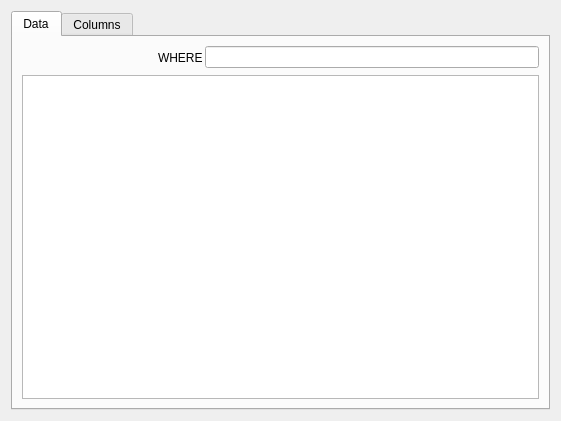
<?xml version="1.0" encoding="UTF-8"?>
<ui version="4.0">
 <class>TableWidget</class>
 <widget class="QWidget" name="TableWidget">
  <property name="geometry">
   <rect>
    <x>0</x>
    <y>0</y>
    <width>561</width>
    <height>421</height>
   </rect>
  </property>
  <layout class="QGridLayout" name="gridLayout_2">
   <item row="0" column="0">
    <widget class="QTabWidget" name="tabWidget">
     <property name="currentIndex">
      <number>0</number>
     </property>
     <widget class="QWidget" name="tab_2">
      <attribute name="title">
       <string>Data</string>
      </attribute>
      <layout class="QGridLayout" name="gridLayout">
       <item row="1" column="0">
        <widget class="ResultViewTable" name="tableView">
         <property name="sortingEnabled">
          <bool>true</bool>
         </property>
        </widget>
       </item>
       <item row="0" column="0">
        <layout class="QHBoxLayout" name="horizontalLayout">
         <property name="spacing">
          <number>2</number>
         </property>
         <item>
          <widget class="PaginationWidget" name="pagination" native="true"/>
         </item>
         <item>
          <spacer name="horizontalSpacer_2">
           <property name="orientation">
            <enum>Qt::Horizontal</enum>
           </property>
           <property name="sizeType">
            <enum>QSizePolicy::Fixed</enum>
           </property>
           <property name="sizeHint" stdset="0">
            <size>
             <width>10</width>
             <height>20</height>
            </size>
           </property>
          </spacer>
         </item>
         <item>
          <widget class="QToolButton" name="insertButton">
           <property name="autoRaise">
            <bool>true</bool>
           </property>
          </widget>
         </item>
         <item>
          <widget class="QToolButton" name="deleteButton">
           <property name="autoRaise">
            <bool>true</bool>
           </property>
          </widget>
         </item>
         <item>
          <widget class="QToolButton" name="commitButton">
           <property name="enabled">
            <bool>false</bool>
           </property>
           <property name="autoRaise">
            <bool>true</bool>
           </property>
          </widget>
         </item>
         <item>
          <widget class="QToolButton" name="rollbackButton">
           <property name="enabled">
            <bool>false</bool>
           </property>
           <property name="autoRaise">
            <bool>true</bool>
           </property>
          </widget>
         </item>
         <item>
          <spacer name="horizontalSpacer">
           <property name="orientation">
            <enum>Qt::Horizontal</enum>
           </property>
           <property name="sizeType">
            <enum>QSizePolicy::Fixed</enum>
           </property>
           <property name="sizeHint" stdset="0">
            <size>
             <width>20</width>
             <height>0</height>
            </size>
           </property>
          </spacer>
         </item>
         <item>
          <widget class="QLabel" name="label">
           <property name="text">
            <string>WHERE</string>
           </property>
          </widget>
         </item>
         <item>
          <widget class="QLineEdit" name="filterEdit"/>
         </item>
        </layout>
       </item>
      </layout>
     </widget>
     <widget class="QWidget" name="tab">
      <attribute name="title">
       <string>Columns</string>
      </attribute>
      <layout class="QGridLayout" name="gridLayout_3">
       <item row="0" column="0">
        <widget class="QTreeWidget" name="columnsTree">
         <column>
          <property name="text">
           <string notr="true">Column name</string>
          </property>
         </column>
         <column>
          <property name="text">
           <string>Type</string>
          </property>
         </column>
         <column>
          <property name="text">
           <string>Permits null</string>
          </property>
         </column>
         <column>
          <property name="text">
           <string>Default</string>
          </property>
         </column>
         <column>
          <property name="text">
           <string>Comment</string>
          </property>
         </column>
        </widget>
       </item>
      </layout>
     </widget>
    </widget>
   </item>
  </layout>
 </widget>
 <customwidgets>
  <customwidget>
   <class>ResultViewTable</class>
   <extends>QTableView</extends>
   <header>resultview/resultviewtable.h</header>
  </customwidget>
  <customwidget>
   <class>PaginationWidget</class>
   <extends>QWidget</extends>
   <header>resultview/paginationwidget.h</header>
   <container>1</container>
  </customwidget>
 </customwidgets>
 <resources/>
 <connections/>
</ui>
